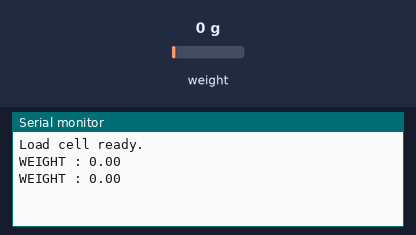
Bench run of a sketch on a simulated Arduino Uno, built with avr-gcc and run on an emulated ATmega328P. Shown: the last lines printed to the serial monitor. The test bench sets the inputs (shaded band); at power-on: weight on the scale 0 g.

Above: at 3.0 s.
3.1 s: weight on the scale set to 100 g
At 3.9 s:
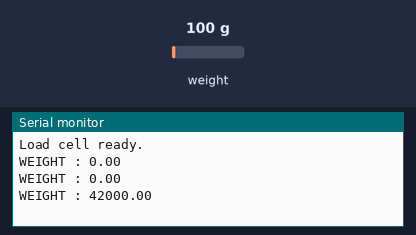
4.8 s: weight on the scale set to 1250 g
At 6.8 s:
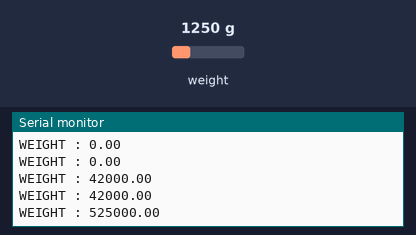
Timing chart, 0 to 8.3 s (numbered marks = the images above; inputs shaded):
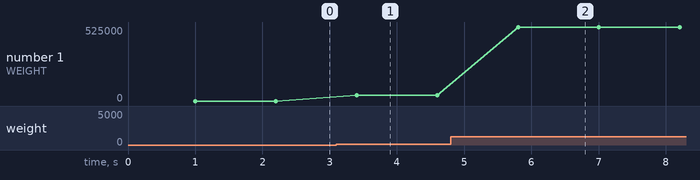

Measured:
- after the input at 3.1 s, the serial monitor: prints a new line after 0.30 s (image 1)
- after the input at 4.8 s, the serial monitor: prints a new line after 1.0 s (image 2)
- plotted number 1: 0 → 42000 after the input at 3.1 s, 42000 → 525000 after the input at 4.8 s

The sketch:

SCALE.ino
```cpp
#include <HX711.h>

#define LOADCELL_DOUT_PIN 4
#define LOADCELL_SCK_PIN  5

HX711 scale;

const float CALIBRATION_FACTOR = 0;
const long OFFSET = 0;

void setup() {

  Serial.begin(115200);

  scale.begin(LOADCELL_DOUT_PIN, LOADCELL_SCK_PIN);

  scale.set_scale(CALIBRATION_FACTOR);

  scale.set_offset(OFFSET);

  Serial.println("Load cell ready.");
}

void loop() {
  if (scale.is_ready()) {
    float weight = scale.get_units(10);

    Serial.print("WEIGHT : ");
    Serial.println(weight, 2);
  } else {
    Serial.println("HX711 not found!");
  }

  delay(200);
}
```
